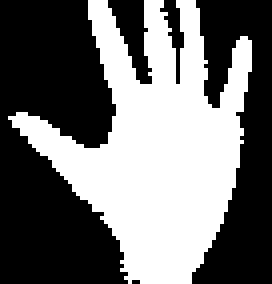
#> input picture CS440/440_PA2/palm.png, 136 x 142 px (shown 2 times larger)
$ jupyter execute 'PA2 (Chris-Emio Raymond, Ivan Mata, Zhan Hao Xu).ipynb'
#> lines starting #> are read from the running program, lines starting #| are printed output that depends on the picture; after the words box and inside, x2 and y2 are one past the last pixel; in counts of white or black regions, pixels touching at a corner belong together
[cell 1]
import cv2
import numpy as np
from collections import deque

[cell 2]
def make_frame_smaller(frame,ratio):
    # get size from a matrix
    height = frame.shape[0]
    width = frame.shape[1]
    #resize using cv2.resize(...)
    result = cv2.resize(frame,(int(width*ratio),int(height*ratio)))
    return result

[cell 3]
def background_removal(frame):
    #iterate each pixel in a frame
    for i in range(frame.shape[0]):
        for j in range(frame.shape[1]):
            b,g,r = frame[i][j]
            #for red color pixel:
            if (r > 150 and b < 100 and g < 100):
                #white
                frame[i][j][0] = 255
                frame[i][j][1] = 255
                frame[i][j][2] = 255
            elif (r>60 and g>40 and b>20 and max(r,g,b)-min(r,g,b)>15 and abs(r-g)>15 and r>g and r>b):
                 #white
                frame[i][j][0] = 255
                frame[i][j][1] = 255
                frame[i][j][2] = 255
            else:
                #black
                frame[i][j][0] = 0
                frame[i][j][1] = 0
                frame[i][j][2] = 0
    return frame

[cell 4]
def frameDifferencing(old_frame, current_frame):

    totalDiff = cv2.absdiff(current_frame, old_frame)
    totalDiff = cv2.cvtColor(totalDiff, cv2.COLOR_BGR2GRAY)
    _, totalDiff = cv2.threshold(totalDiff, 50, 255, cv2.THRESH_BINARY)

    return totalDiff

[cell 5]
#You don't have to modify the code here, it simply reads the input from your camera, and run functions above to give an
#image showing where your object is.

#Access camera
cap = cv2.VideoCapture(0)

#Import templates
palmTp = cv2.imread("palm.png")
#> palmTp is the input picture: shape (142, 136, 3); 44.1% white; 1 white region, box (x1, y1, x2, y2) and area: (4, 0, 126, 142) 8524

thumbTp = cv2.imread("thumb.png")
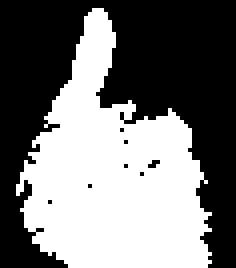
#> input picture CS440/440_PA2/thumb.png, 118 x 134 px (shown 2 times larger)
#> thumbTp is the input picture: shape (134, 118, 3); 46.1% white; 1 white region, box (x1, y1, x2, y2) and area: (8, 4, 106, 134) 7284

rockTp = cv2.imread("fist.png")
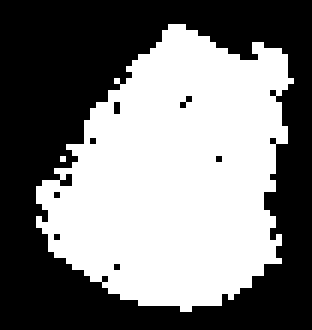
#> input picture CS440/440_PA2/fist.png, 104 x 110 px (shown 3 times larger)
#> rockTp is the input picture: shape (110, 104, 3); 48.6% white; 2 white regions (1 under 20 px), largest, box (x1, y1, x2, y2) and area: (12, 8, 98, 104) 5556

#Initialize old frame that will be used in detecting frame differences
ret, old_frame = cap.read()
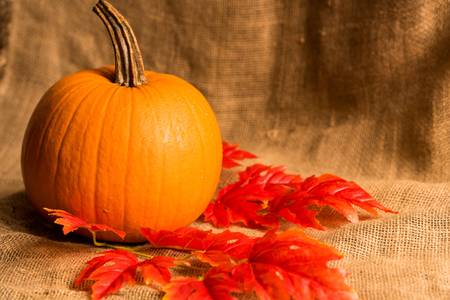
#> input picture CS401/HW/ch03/halloween_starts/images/Pumkin.jpg, 450 x 300 px, given in place of the camera
#> old_frame is the input picture: shape (300, 450, 3); mean B, G, R 35.3, 91.4, 181.1
old_frame = make_frame_smaller(old_frame,0.2)

while(True):
    #Start reading frames from camera
    ret, frame = cap.read()


    #make your frames smaller
    frame = make_frame_smaller(frame,0.2)
    original = frame.copy()

    #remove your back ground
    frame = background_removal(frame)
#> after the loop in background_removal, `for i in range(frame.shape[0]):`:
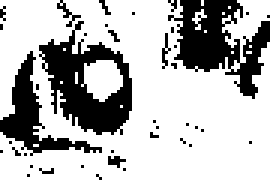
#> frame: shape (60, 90, 3) (shown 3 times larger); 71.8% white; 40 black regions (37 under 20 px), largest, box (x1, y1, x2, y2) and area: (13, 7, 44, 45) 559, (56, 0, 90, 33) 534, (0, 17, 34, 52) 305


    #template matching for your object

    #Sets a threshold for maxVal to increase accuracy of detection
    maxVal = 0.4

    #Label none if there no current hand gestures or motion
    label = "none"
    color = (0,0,0)
    xleft,ytop = 10,10


    #Continuosly call match template on each separate gesture template
    resPalm = cv2.matchTemplate(frame, palmTp, cv2.TM_CCOEFF_NORMED)
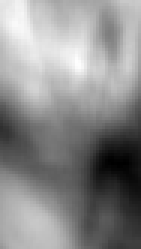
#> resPalm: shape (83, 47) float32 (shown 3 times larger); min -0.17, max 0.248, mean 0.0598; drawn with min black and max white
    min_valPalm, max_valPalm, min_locPalm, max_locPalm = cv2.minMaxLoc(resPalm)
#> min_valPalm = -0.17; max_valPalm = 0.248; min_locPalm = (39, 54); max_locPalm = (25, 20)

    resThumb = cv2.matchTemplate(frame, thumbTp, cv2.TM_CCOEFF_NORMED)
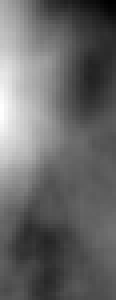
#> resThumb: shape (75, 29) float32 (shown 4 times larger); min -0.142, max 0.291, mean 0.0344; drawn with min black and max white
    min_valThumb, max_valThumb, min_locThumb, max_locThumb = cv2.minMaxLoc(resThumb)
#> min_valThumb = -0.142; max_valThumb = 0.291; min_locThumb = (27, 0); max_locThumb = (0, 26)

    resRock = cv2.matchTemplate(frame, rockTp, cv2.TM_CCOEFF_NORMED)
    min_valRock, max_valRock, min_locRock, max_locRock = cv2.minMaxLoc(resRock)
#> min_valRock = -0.145; max_valRock = 0.191; min_locRock = (14, 39); max_locRock = (5, 0)


    #Test agaisnt the treshhold value and updates threshold value to give more accurate gestures
    #Label the gestures
    #Set location of match with bounding box so it always encases it
    if(max_valPalm > maxVal):
        label = "Palm"
        color = (255,0,0)
        maxVal = max_valPalm
        matchLoc = max_locPalm
        xleft,ytop = max_locPalm


    if(max_valThumb > maxVal):
        label = "Thumb"
        color = (0,0,255)
        maxVal = max_valThumb
        matchLoc = max_locThumb
        xleft,ytop = max_locThumb


    if(max_valRock > maxVal):
        label = "Fist"
        color = (0,255,0)
        maxVal = max_valRock
        matchLoc = max_locRock
        xleft,ytop = max_locRock


    #Call checks difference from old_frame to frame
    diff = frameDifferencing(old_frame, frame)
#> in frameDifferencing, `totalDiff = cv2.absdiff(current_frame, old_frame)`:
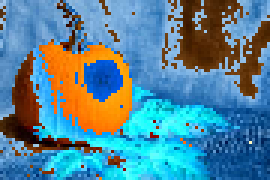
#> totalDiff: shape (60, 90, 3) (shown 3 times larger); mean B, G, R 151.7, 133.1, 85
#> in frameDifferencing, `totalDiff = cv2.cvtColor(totalDiff, cv2.COLOR_BGR2GRAY)`:
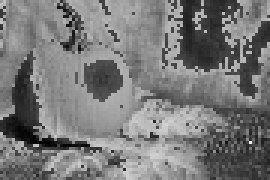
#> totalDiff: shape (60, 90) (shown 3 times larger); min 2, max 243, mean 120.8
#> in frameDifferencing, `_, totalDiff = cv2.threshold(totalDiff, 50, 255, cv2.THRESH_BINARY)`:
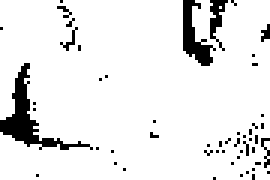
#> totalDiff: shape (60, 90) (shown 3 times larger); 91.4% white; 52 black regions (49 under 20 px), largest, box (x1, y1, x2, y2) and area: (0, 21, 31, 50) 197, (61, 0, 72, 22) 108, (70, 0, 76, 17) 46

    #Detects huge difference in motion as dynamic differencing
    nonZeros = np.count_nonzero(diff)
#> nonZeros = 4933
    if(nonZeros >= 5000):
        label = "Wave"
        color = (0,255,255)

    #Font and color of label
    font = cv2.FONT_HERSHEY_SIMPLEX
    cv2.putText(original, label, (10,60), font, 1, color, 2, cv2.LINE_AA)

    #Initializes the bounding box
    bottom_right = (xleft + 100, ytop + 100) #you may use the width and height of the template in here instead.
    cv2.rectangle(original,(xleft,ytop), bottom_right, (0,255,0), 2)
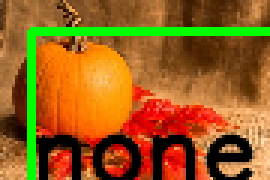
#> original: shape (60, 90, 3) (shown 3 times larger); mean B, G, R 28.5, 95.5, 150


#     print(nonZeros)

    #Different windows to show, used for testing
    cv2.imshow("Background Differencing/Skin Detection", frame)
    cv2.imshow("Difference in frames", diff)
    cv2.imshow("Paper", palmTp)
    cv2.imshow("Thumb", thumbTp)
    cv2.imshow("Fist", rockTp)
    cv2.imshow('output',original)


    #Set old_frame to current frame
    old_frame = frame

    #press q to stop capturing frames
    if cv2.waitKey(1) & 0xFF == ord('q'):
#> (key q is pressed here)
        break
